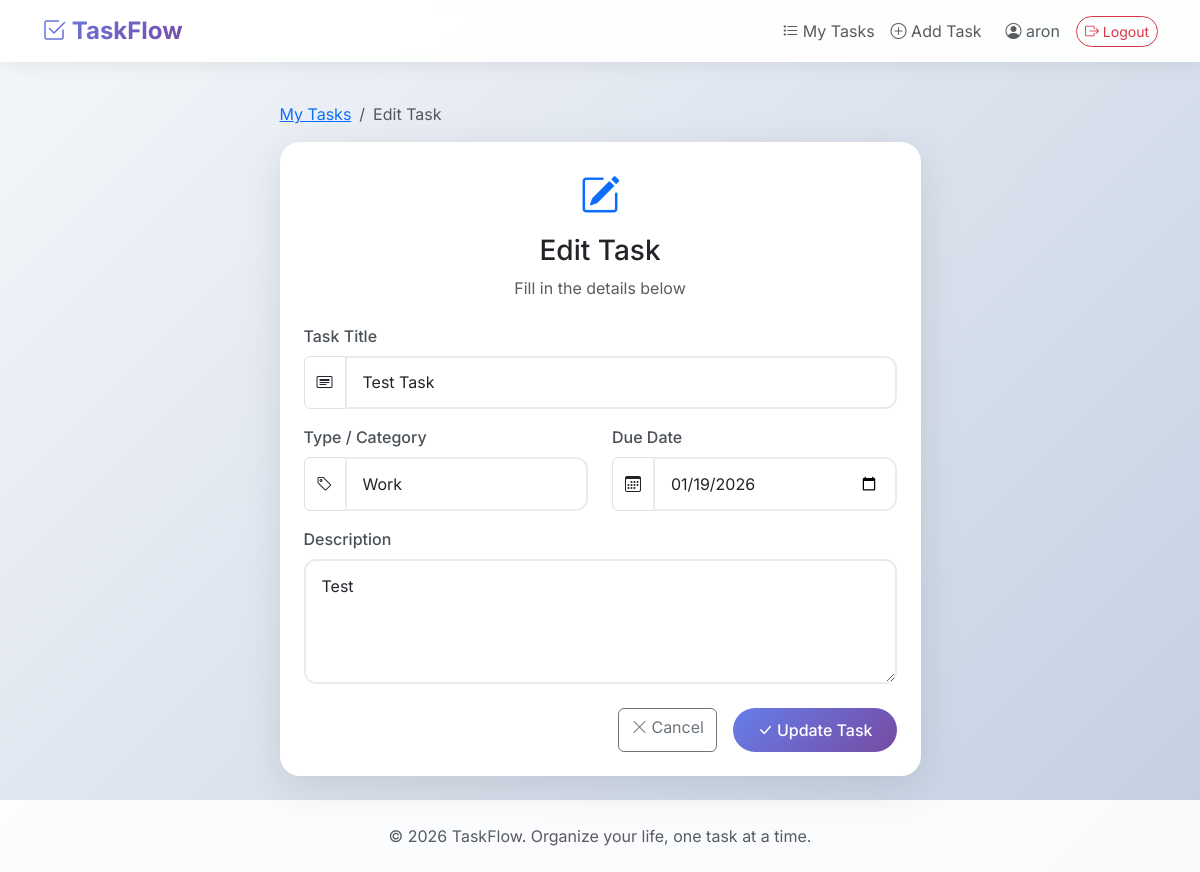
Screenshot of /update/2 (signed in) with the database file from the repository.
### main.py (models this page shows)
class User(UserMixin, db.Model):
    __tablename__ = "user"
    id: Mapped[int] = mapped_column(primary_key=True)
    name: Mapped[str] = mapped_column(type_=String, nullable=False)
    email: Mapped[str] = mapped_column(type_=String, unique=True, nullable=False)
    password: Mapped[str] = mapped_column(type_=String, nullable=False)
    task: Mapped[List["Task"]] = Relationship(back_populates="author")

class Task(db.Model):
    __tablename__ = "task"
    id: Mapped[int] = mapped_column(primary_key=True, nullable=False)
    task_type: Mapped[str] = mapped_column(String, nullable=False)
    name: Mapped[str] = mapped_column(String, nullable=False)
    discription: Mapped[str] = mapped_column(String, nullable=False)
    due_date: Mapped[date] = mapped_column(Date, nullable=False)
    checked: Mapped[bool] = mapped_column(Boolean, nullable=False)
    user_id: Mapped[int] = mapped_column(ForeignKey("user.id"))
    author: Mapped['User'] = Relationship(back_populates="task")

### main.py (the view, shortened to what this page needs)
@app.route("/update/<int:task_id>", methods=["GET", "POST"])
@login_required
def update_task(task_id):
    task = Task.query.get_or_404(task_id)
    if task.user_id != current_user.id:
        flash("You don't have permission to edit this task.")
        return redirect(url_for('tasks'))
    form = TaskForm(obj=task)
    if request.method == 'GET':
        form.title.data = task.name
        form.discription.data = task.discription
        form.type.data = task.task_type
        form.due_date.data = task.due_date
    return render_template('add_task.html', form=form, task=task, is_update=True)

### forms.py
class TaskForm(FlaskForm):
    title = StringField('Task Title', validators=[DataRequired(), Length(max=200)])
    type = StringField('Type', validators=[DataRequired(), Length(max=10)])
    discription = TextAreaField('Description', validators=[DataRequired()])
    due_date = DateField('Due Date', format='%Y-%m-%d', validators=[Optional()])
    submit = SubmitField('Save Task!')

### main.py (called while the page is built)
@login_manager.user_loader
def load_user(user_id):
    return db.session.get(User, user_id)

### templates/add_task.html (shortened to what this page needs)
{% extends 'base.html' %}
{% block content %}
<div class="container py-4">
    <div class="row justify-content-center">
        <div class="col-md-7">
            <nav aria-label="breadcrumb" class="mb-3">
                <ol class="breadcrumb">
                    <li class="breadcrumb-item"><a href="{{ url_for('tasks') }}">My Tasks</a></li>
                    <li class="breadcrumb-item active">{% if is_update %}Edit{% else %}Add{% endif %} Task</li>
                </ol>
            </nav>
            <div class="card">
                <div class="card-body p-4">
                    <div class="text-center mb-4">
                        {% if is_update %}
                        <i class="bi bi-pencil-square text-primary" style="font-size: 2.5rem;"></i>
                        <h3 class="mt-2">Edit Task</h3>
                        {% else %}
                        <i class="bi bi-plus-circle text-primary" style="font-size: 2.5rem;"></i>
                        <h3 class="mt-2">Add New Task</h3>
                        {% endif %}
                        <p class="text-muted">Fill in the details below</p>
                    </div>
                    <form method="POST">
                        <div class="mb-3">
                            <label for="title" class="form-label">Task Title</label>
                            <div class="input-group">
                                <span class="input-group-text bg-white"><i class="bi bi-card-heading"></i></span>
                                <input type="text" class="form-control" id="title" name="title"
                                    placeholder="What needs to be done?" required maxlength="200"
                                    value="{{ form.title.data or '' }}">
                            </div>
                        </div>
                        <div class="row">
                            <div class="col-md-6 mb-3">
                                <label for="type" class="form-label">Type / Category</label>
                                <div class="input-group">
                                    <span class="input-group-text bg-white"><i class="bi bi-tag"></i></span>
                                    <input type="text" class="form-control" id="type" name="type"
                                        placeholder="e.g., Work, Personal" required maxlength="10"
                                        value="{{ form.type.data or '' }}">
                                </div>
                            </div>
                            <div class="col-md-6 mb-3">
                                <label for="due_date" class="form-label">Due Date</label>
                                <div class="input-group">
                                    <span class="input-group-text bg-white"><i class="bi bi-calendar3"></i></span>
                                    <input type="date" class="form-control" id="due_date" name="due_date"
                                        value="{{ form.due_date.data.strftime('%Y-%m-%d') if form.due_date.data else '' }}">
                                </div>
                            </div>
                        </div>
                        <div class="mb-4">
                            <label for="discription" class="form-label">Description</label>
                            <textarea class="form-control" id="discription" name="discription" rows="4"
                                placeholder="Add more details about this task..."
                                required>{{ form.discription.data or '' }}</textarea>
                        </div>
                        <div class="d-grid gap-2 d-md-flex justify-content-md-end">
                            <a href="{{ url_for('tasks') }}" class="btn btn-outline-secondary me-md-2">
                                <i class="bi bi-x-lg me-1"></i>Cancel
                            </a>
                            <button type="submit" class="btn btn-primary">
                                {% if is_update %}
                                <i class="bi bi-check-lg me-1"></i>Update Task
                                {% else %}
                                <i class="bi bi-plus-lg me-1"></i>Add Task
                                {% endif %}
                            </button>
                        </div>
                    </form>
                </div>
            </div>
        </div>
    </div>
</div>
{% endblock %}

### templates/base.html (shortened to what this page needs)
<!DOCTYPE html>
<html lang="en">
<head>
  <link href="https://cdn.jsdelivr.net/npm/bootstrap@5.3.2/dist/css/bootstrap.min.css" rel="stylesheet">
  <link href="https://cdn.jsdelivr.net/npm/bootstrap-icons@1.11.1/font/bootstrap-icons.css" rel="stylesheet">
  <link href="{{ url_for('static', filename='style.css') }}" rel="stylesheet">
</head>
<body class="d-flex flex-column">
  <nav class="navbar navbar-expand-lg navbar-light sticky-top">
    <div class="container">
      <a class="navbar-brand" href="{{ url_for('home') }}">
        <i class="bi bi-check2-square"></i> TaskFlow
      </a>
      <div class="collapse navbar-collapse" id="navbarNav">
        <ul class="navbar-nav ms-auto align-items-center">
          {% if current_user.is_authenticated %}
          <li class="nav-item">
            <a class="nav-link" href="{{ url_for('tasks') }}">
              <i class="bi bi-list-task"></i> My Tasks
            </a>
          </li>
          <li class="nav-item">
            <a class="nav-link" href="{{ url_for('add_task') }}">
              <i class="bi bi-plus-circle"></i> Add Task
            </a>
          </li>
          <li class="nav-item ms-2">
            <span class="nav-link text-muted">
              <i class="bi bi-person-circle"></i> {{ current_user.name }}
            </span>
          </li>
          <li class="nav-item ms-2">
            <form action="{{ url_for('logout') }}" method="POST" class="d-inline">
              <button type="submit" class="btn btn-outline-danger btn-sm rounded-pill">
                <i class="bi bi-box-arrow-right"></i> Logout
              </button>
            </form>
          </li>
          {% endif %}
        </ul>
      </div>
    </div>
  </nav>
  <main class="flex-grow-1">
    {% block content %}{% endblock %}
  </main>
  <footer class="text-center text-muted">
    <div class="container">
      <p class="mb-0">&copy; 2026 TaskFlow. Organize your life, one task at a time.</p>
    </div>
  </footer>
</body>
</html>

### static/style.css (style rules this page uses)
:root { --primary-gradient: linear-gradient(135deg, #667eea 0%, #764ba2 100%); --card-shadow: 0 10px 40px rgba(0, 0, 0, 0.1); --hover-shadow: 0 20px 60px rgba(0, 0, 0, 0.15); }
* { font-family: 'Inter', sans-serif; }
body { background: linear-gradient(135deg, #f5f7fa 0%, #c3cfe2 100%); min-height: 100vh; }
.navbar-brand { font-weight: 700; font-size: 1.5rem; background: var(--primary-gradient); -webkit-background-clip: text; -webkit-text-fill-color: transparent; background-clip: text; }
.navbar { background: rgba(255, 255, 255, 0.95) !important; backdrop-filter: blur(10px); box-shadow: 0 2px 20px rgba(0, 0, 0, 0.08); }
.btn-primary { background: var(--primary-gradient); border: none; padding: 0.6rem 1.5rem; border-radius: 50px; font-weight: 500; transition: all 0.3s ease; }
.card { border: none; border-radius: 20px; box-shadow: var(--card-shadow); transition: all 0.3s ease; }
.form-control { border: 2px solid #e9ecef; border-radius: 12px; padding: 0.8rem 1rem; transition: all 0.3s ease; }
.form-label { font-weight: 500; color: #495057; margin-bottom: 0.5rem; }
footer { background: rgba(255, 255, 255, 0.9); padding: 1.5rem 0; margin-top: auto; }

### rows the page displays
User: name "aron"
Task: title "Test Task", type "Work", due_date "01/19/2026", discription "Test"
